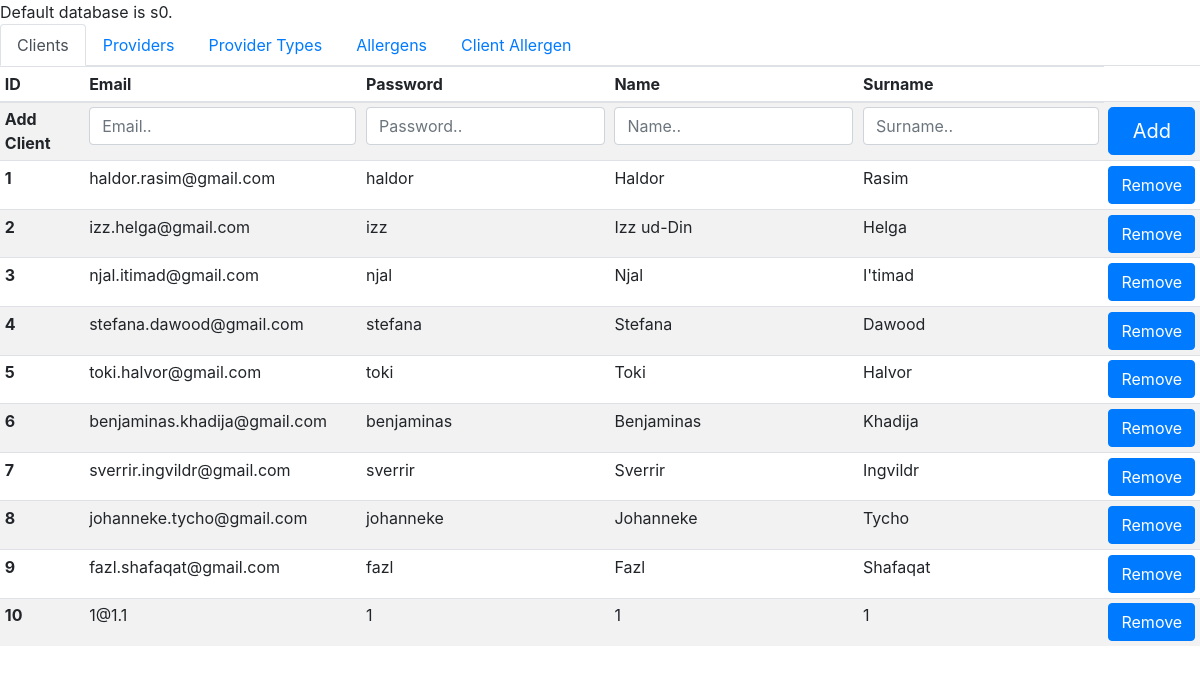
The app's page /control_panel.php with its own data.
### tables this page shows
CREATE TABLE `client` (
  `client_id` int(11) NOT NULL AUTO_INCREMENT,
  `client_email` varchar(45) NOT NULL,
  `client_password` varchar(45) NOT NULL,
  `client_name` varchar(45) NOT NULL,
  `client_surname` varchar(45) NOT NULL,
  PRIMARY KEY (`client_id`)
);

### control_panel.php (the view, shortened to what this page needs)
<?php include("fragments/connection-begin.php"); ?>
<!DOCTYPE html>
<html lang="en">
<head>
  <?php include("fragments/head-contents.php"); ?>
</head>
<body>
  <?php
  if ($result = $conn->query("SELECT DATABASE()")) {
    $row = $result->fetch_row();
    printf("Default database is %s.\n", $row[0]);
  }
  ?>
  <nav>
    <div class="nav nav-tabs" id="nav-tab" role="tablist">
      <a class="nav-item nav-link active" id="nav-clients-tab" data-toggle="tab" href="#nav-clients" role="tab" aria-controls="clients" aria-selected="true">Clients</a>
      <a class="nav-item nav-link" id="nav-providers-tab" data-toggle="tab" href="#nav-providers" role="tab" aria-controls="providers" aria-selected="false">Providers</a>
      <a class="nav-item nav-link" id="nav-provider-types-tab" data-toggle="tab" href="#nav-provider-types" role="tab" aria-controls="provider-types" aria-selected="false">Provider Types</a>
      <a class="nav-item nav-link" id="nav-allergens-tab" data-toggle="tab" href="#nav-allergens" role="tab" aria-controls="allergens" aria-selected="false">Allergens</a>
      <a class="nav-item nav-link" id="nav-client-allergen-tab" data-toggle="tab" href="#nav-client-allergen" role="tab" aria-controls="client-allergen" aria-selected="false">Client Allergen</a>
    </div>
  </nav>
  <div class="tab-content" id="nav-tabContent">
    <div class="tab-pane fade show active" id="nav-clients" role="tabpanel" aria-labelledby="nav-clients-tab">
      <div class="table-responsive">
        <table class="table table-hover table-striped table-sm">
          <thead>
            <tr>
              <th scope="col">ID</th>
              <th scope="col">Email</th>
              <th scope="col">Password</th>
              <th scope="col">Name</th>
              <th scope="col">Surname</th>
            </tr>
          </thead>
          <tbody>
            <tr>
              <th scope="row">Add Client</th>
              <form action="control_panel.php" method="post" name="client_add_form">
                <fieldset>
                  <td>
                    <input type="email" class="form-control" name="clientEmail" autocomplete="on" placeholder="Email.." required autofocus id="clientEmail" />
                  </td>
                  <td>
                    <input type="text" class="form-control" name="clientPassword" autocomplete="on" placeholder="Password.." required autofocus id="clientPassword" />
                  </td>
                  <td>
                    <input type="text" class="form-control" name="clientName" autocomplete="on" placeholder="Name.." required autofocus id="clientName" />
                  </td>
                  <td>
                    <input type="text" class="form-control" name="clientSurname" autocomplete="on" placeholder="Surname.." required autofocus id="clientSurname" />
                  </td>
                  <td>
                    <button type="submit" name="btnClientAdd" class="btn btn-primary btn-lg btn-block" value="clientAdd">
                      Add
                    </button>
                  </td>
                </fieldset>
              </form>
            </tr>
            <?php
              $query = $conn->query("SELECT * FROM client");
              while ($row = mysqli_fetch_array($query)):
            ?>
            <tr>
              <form action="control_panel.php" method="post" name="client_remove_form">
                <th scope="row"><?php echo $row['client_id'];?></th>
                <td><?php echo $row['client_email'];?></td>
                <td><?php echo $row['client_password'];?></td>
                <td><?php echo $row['client_name'];?></td>
                <td><?php echo $row['client_surname'];?></td>
                <td>
                  <button name="btnClientRemove" type="submit" class="btn btn-primary" value"clientRemove">
                    Remove
                  </button>
                </td>
            </tr>
            <?php  endwhile ?>
          </tbody>
        </table>
      </div>
    </div>
  </div>
</body>
</html>

### fragments/head-contents.php (shortened to what this page needs)
<link rel="stylesheet" href="https://stackpath.bootstrapcdn.com/bootstrap/4.3.1/css/bootstrap.min.css" />
<link rel="stylesheet" href="https://use.fontawesome.com/releases/v5.8.1/css/all.css">
<link rel="stylesheet" href="styles/style.css" />

### styles/style.css (style rules this page uses)
input[type=email], [type=password], [type=button], [type=radio], .txtarea { margin-bottom: 10px; }
html { position: relative; min-height: 100%; }
body { margin-bottom: 60px; }

### records on screen
client: client_id "1", client_email "haldor.rasim@gmail.com", client_password "haldor", client_name "Haldor", client_surname "Rasim"
client: client_id "2", client_email "izz.helga@gmail.com", client_password "izz", client_name "Izz ud-Din", client_surname "Helga"
client: client_id "3", client_email "njal.itimad@gmail.com", client_password "njal", client_name "Njal", client_surname "I'timad"
client: client_id "4", client_email "stefana.dawood@gmail.com", client_password "stefana", client_name "Stefana", client_surname "Dawood"
client: client_id "5", client_email "toki.halvor@gmail.com", client_password "toki", client_name "Toki", client_surname "Halvor"
client: client_id "6", client_email "benjaminas.khadija@gmail.com", client_password "benjaminas", client_name "Benjaminas", client_surname "Khadija"
client: client_id "7", client_email "sverrir.ingvildr@gmail.com", client_password "sverrir", client_name "Sverrir", client_surname "Ingvildr"
client: client_id "8", client_email "johanneke.tycho@gmail.com", client_password "johanneke", client_name "Johanneke", client_surname "Tycho"
client: client_id "9", client_email "fazl.shafaqat@gmail.com", client_password "fazl", client_name "Fazl", client_surname "Shafaqat"
client: client_id "10", client_email "1@1.1", client_password "1", client_name "1", client_surname "1"

### other values on screen
$row[0] "s0"
